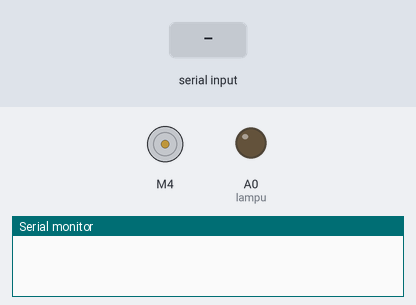
Simulated run of this sketch. Board: Arduino Uno, built with avr-gcc and run on an emulated ATmega328P. Shown: DC motor (green arrow = forward, orange = backward, longer = faster), output pins drawn as LEDs (lit = HIGH), the last lines printed to the serial monitor. Dashed ring = blinking. The test bench sets the inputs (shaded band).

Above: at 1.2 s.
1.3 s: "1" received over Serial
At 1.9 s:
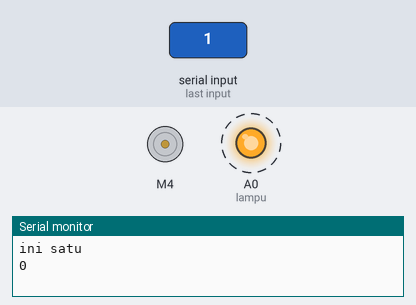
Timing chart, 0 to 10.3 s (numbered marks = the images above; inputs shaded):
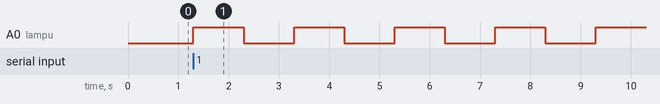

The sketch:

sketch_jan13b.ino
```cpp
#include <AFMotor.h>
AF_DCMotor motor(4);

//pin A0 led +
int lampu = A0;
int i=0;


void setup() {
  // put your setup code here, to run once:
  Serial.begin(9600);
  pinMode(lampu, OUTPUT);
  motor.setSpeed(200);
  motor.run(RELEASE);
}

void loop() {
  // put your main code here, to run repeatedly:
  if (Serial.available() > 0){
    int keyboard = Serial.read();
    switch (keyboard){
      case '1':
        Serial.println("ini satu");
        //digitalWrite(lampu, HIGH);
        //delay(1000);

      for (int i= 0; i<=10; i++){
        Serial.println(i);
        fungsilampu();
      }
      break;
      case '2':
        Serial.println("ini dua");
        digitalWrite(lampu,LOW);
        motor.run(FORWARD);
        delay(1000);
        motor.run(RELEASE);
        delay(1000);
       break;

    }
  }
}


void fungsilampu(){
  digitalWrite(lampu,HIGH);
  delay(1000);

  digitalWrite(lampu,LOW);
  delay(1000);

}
```

Measured:
- after the input at 1.3 s, A0 (lampu): alternates HIGH for 1.0 s and LOW for 1.0 s, starting at once
